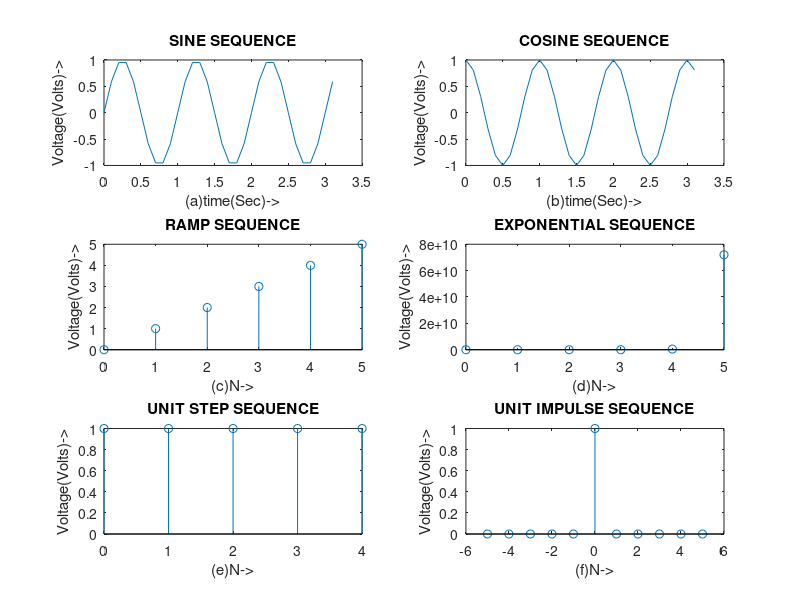

This figure's MATLAB source:
clc;

t = 0:0.1:pi;
y = sin(2*pi*t);
subplot(3,2,1);
plot(t,y);
ylabel('Voltage(Volts)->');
xlabel('(a)time(Sec)->');
title('SINE SEQUENCE');
clc;

t = 0:0.1:pi;
y = cos(2*pi*t);
subplot(3,2,2);
plot(t,y);
ylabel('Voltage(Volts)->');
xlabel('(b)time(Sec)->');
title('COSINE SEQUENCE');
clc;

n1 = input('Enter the length of the ramp signal');
t = 0:n1;
subplot(3,2,3);
stem(t,t);
ylabel('Voltage(Volts)->');
xlabel('(c)N->');
title('RAMP SEQUENCE');
clc;

n2 = input('Enter the length of the exponential signal');
t = 0:n2;
a = input('Enter the "a" value: ');
y2 = exp(a*t);
subplot(3,2,4);
stem(t,y2);
ylabel('Voltage(Volts)->');
xlabel('(d)N->');
title('EXPONENTIAL SEQUENCE');
clc;

n3 = input('Enter the length of the unit signal');
t = 0:1:n3-1;
y1 = ones(1,n3);
subplot(3,2,5);
stem(t,y1);
ylabel('Voltage(Volts)->');
xlabel('(e)N->');
title('UNIT STEP SEQUENCE');
clc;

t = -5:5;
y = [zeros(1,5),ones(1,1),zeros(1,5)];
subplot(3,2,6);
stem(t,y);
ylabel('Voltage(Volts)->');
xlabel('(f)N->');
title('UNIT IMPULSE SEQUENCE');
clc;
